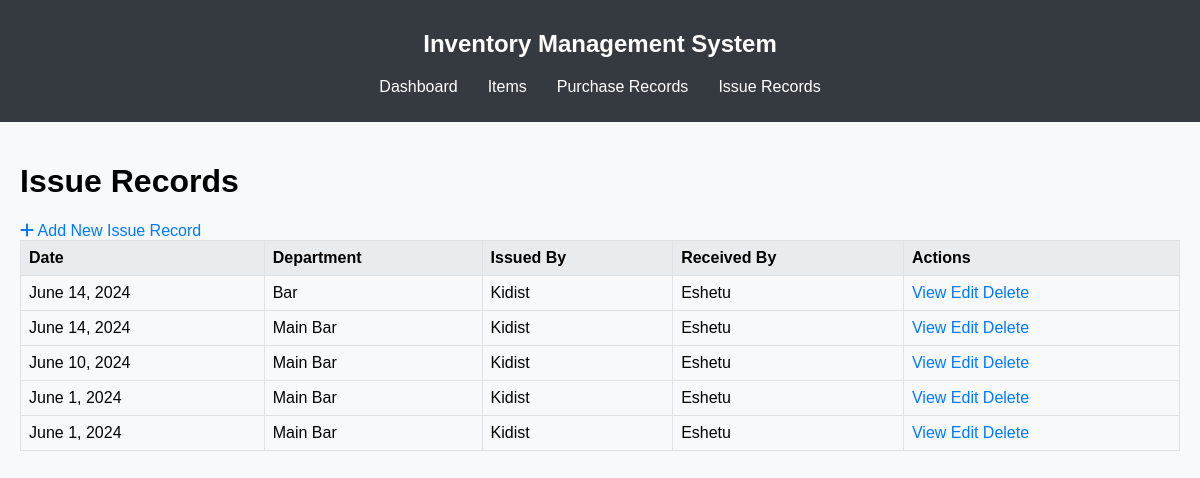
The page /issue-records/ on the database as committed earlier.
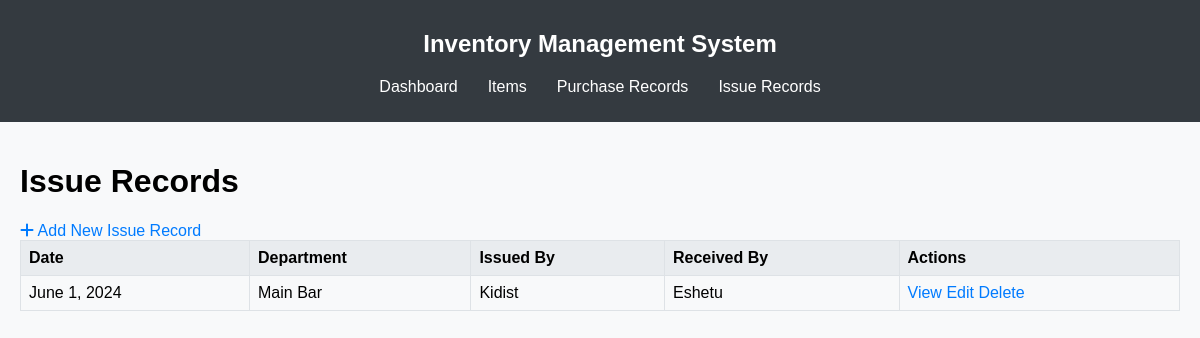
The same page on the database as committed later.
### store/models.py (models this page shows, shortened)
class IssueRecord(models.Model):
    date = models.DateField(default=timezone.now)
    department = models.CharField(max_length=255)
    issued_by = models.CharField(max_length=255)
    received_by = models.CharField(max_length=255)

### store/views.py (the view)
# urls.py: path('issue-records/', views.issue_record_list, name='issue_record_list'),
def issue_record_list(request):
    issue_records = IssueRecord.objects.all()
    return render(request, 'store/issue_record_list.html', {'issue_records': issue_records})

### store/templates/store/issue_record_list.html (shortened to what this page needs)
{% extends 'base.html' %}
{% block content %}
<h1>Issue Records</h1>
<a href="{% url 'issue_record_create' %}" class="btn btn-primary"><i class="fas fa-plus"></i> Add New Issue Record</a>
<table class="table mt-3">
    <thead>
        <tr>
            <th>Date</th>
            <th>Department</th>
            <th>Issued By</th>
            <th>Received By</th>
            <th>Actions</th>
        </tr>
    </thead>
    <tbody>
        {% for record in issue_records %}
        <tr>
            <td>{{ record.date }}</td>
            <td>{{ record.department }}</td>
            <td>{{ record.issued_by }}</td>
            <td>{{ record.received_by }}</td>
            <td>
                <a href="{% url 'issue_record_detail' record.pk %}" class="btn btn-info btn-sm mr-1">View</a>
                <a href="{% url 'issue_record_edit' record.pk %}" class="btn btn-warning btn-sm mr-1">Edit</a>
                <a href="{% url 'issue_record_delete' record.pk %}" class="btn btn-danger btn-sm">Delete</a>
            </td>
        </tr>
        {% endfor %}
    </tbody>
</table>
{% endblock %}

Rows that differ between the two databases and show on the page:
removed IssueRecord: date "June 14, 2024", department "Bar", issued_by "Kidist", received_by "Eshetu"
removed IssueRecord: date "June 14, 2024", department "Main Bar", issued_by "Kidist", received_by "Eshetu"
removed IssueRecord: date "June 10, 2024", department "Main Bar", issued_by "Kidist", received_by "Eshetu"
removed IssueRecord: date "June 1, 2024", department "Main Bar", issued_by "Kidist", received_by "Eshetu"
